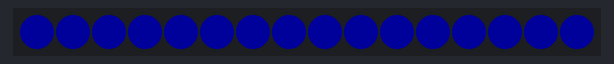
A sketch run on a simulated Arduino Uno, built with avr-gcc and run on an emulated ATmega328P. Shown: 16 RGB LEDs in strip order, left to right. Dim RGB values are drawn brighter than linear; random numbers use the default seed unless the sketch sets one.

Above: at 0.46 s.
At 15.7 s:
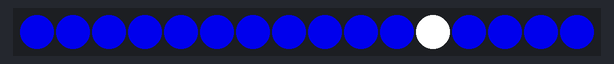
At 28.52 s:
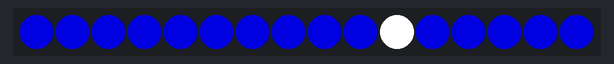
At 33.41 s:
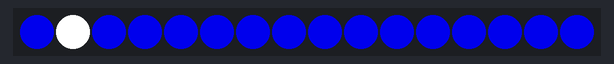

The sketch:

ex05_pulse2.ino
```cpp
/** Ramp all the pixels up and then back down.
 */
#include <Adafruit_NeoPixel.h>

#define PIN		6
#define NUM_PIXELS	16

Adafruit_NeoPixel pixels = Adafruit_NeoPixel(
	NUM_PIXELS,			// how many pixels on strip?
	PIN,				// output pin?
	NEO_GRB + NEO_KHZ800		// type of pixels?
);

int brightness = 0;
int direction = 1;

void setup() {
	pixels.begin();
}

void loop() {
	for(int i = 0 ; i < NUM_PIXELS ; i++)
		pixels.setPixelColor(i, 0, 0, brightness);

	// Make flashes; 10% the time, turn on pixel on full brightness
	if (random(10) == 0)
		pixels.setPixelColor(random(0, NUM_PIXELS), 255, 255, 255);

	pixels.show();
	delay(10);

	brightness = brightness + direction; // +=

	if (brightness == 200)
		direction = -1;
	else
	if (brightness == 0)
		direction = +1;
}
```
